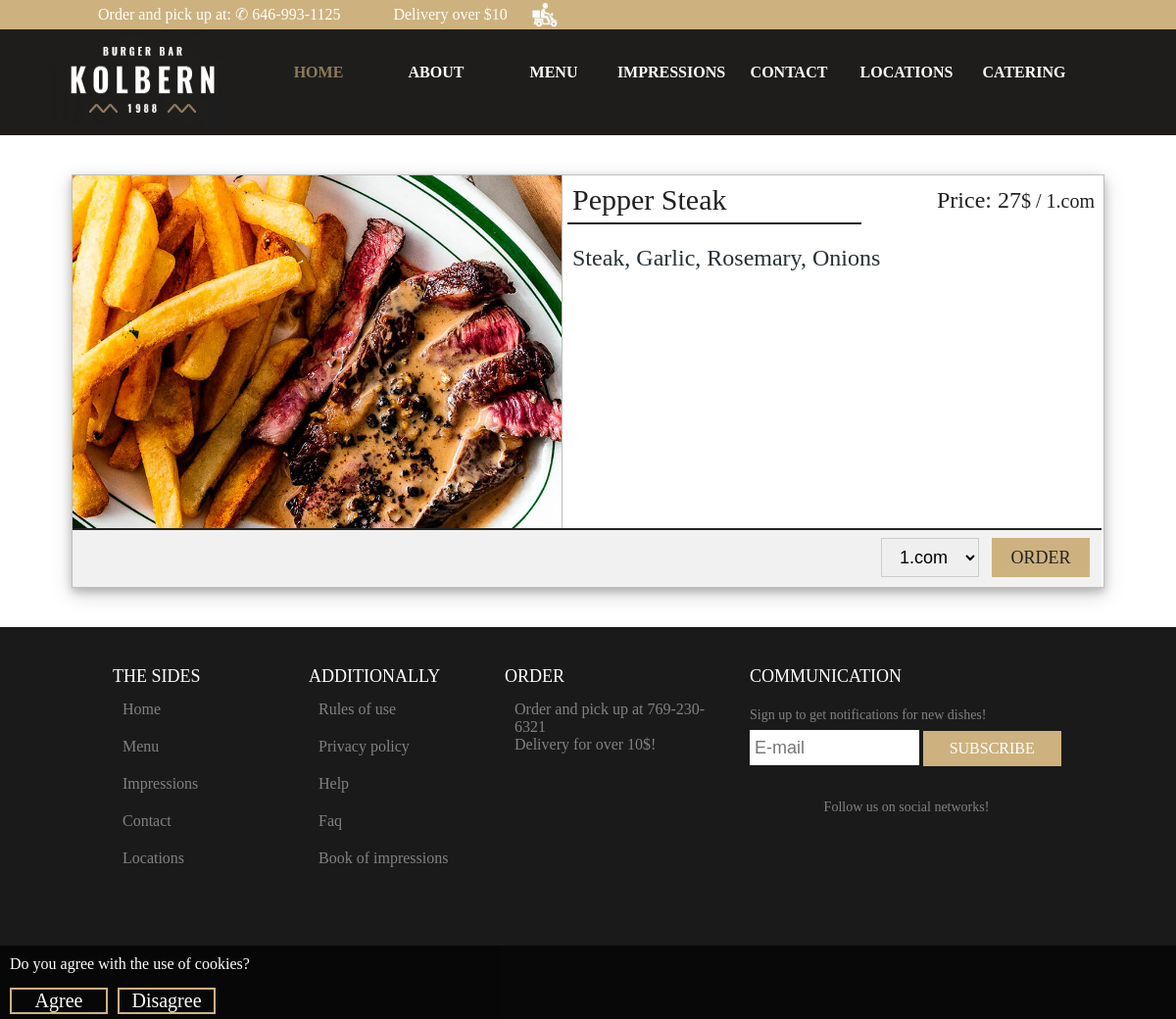
Page /prikaz.php?id=49 on the committed database.
### tables this page shows
CREATE TABLE `jela` (
  `id` int(7) NOT NULL,
  `jelo` text NOT NULL,
  `tip` text NOT NULL,
  `opis` text NOT NULL,
  `slika` varchar(100) NOT NULL,
  `cena` int(7) NOT NULL,
  `datum` timestamp NOT NULL DEFAULT CURRENT_TIMESTAMP
);

### prikaz.php (the view, shortened to what this page needs)
<?php include("head.php"); ?>
<?php
$id=$_GET["id"];
$sql="SELECT * FROM jela WHERE id=$id";
$upit=mysqli_query($conn,$sql);
$red=mysqli_fetch_assoc($upit);
?>
<div class="prikaz">
<img src="<?=$red["slika"]?>">
<nav>
<header><?=$red["jelo"]?></header>
<footer style="font-family:geomanist;">Price: <?=$red["cena"]?><small>$ / 1.com</small></footer>
</nav>
<main <?=$pad?>><?=$red["opis"]?></main>
<div class="nosiformu">
<form action="korpa.php" method="post">
<select name="kolicina">
<option value="1"><?php if($red["tip"]=="pice"){echo "1.com";} else{echo "1.com";} ?></option>
</select>
<input type="submit" value="ORDER">
</form>
</div>
</div>
<?php include("futer.php"); ?>

### style.css (style rules this page uses)
html { font-size:100%; }
html { scroll-behavior:smooth; }
body { margin:0; padding:0; font-size:16px; background:#f0f0fa; font-family:geomanist; }
* { box-sizing:border-box; -webkit-box-sizing:border-box; -moz-box-sizing:border-box; -o-box-sizing:border-box; }
footer { background:#1a1a1a; }

### prikaz.php (style rules this page uses)
body { background:#fff; }
.prikaz { width:1054px; min-height:300px; margin:40px auto; border:solid 1px #bebebb; overflow:hidden; box-shadow: 0 4px 8px 0 rgba(0, 0, 0, 0.2), 0 6px 20px 0 rgba(0, 0, 0, 0.19); }
.prikaz::after { clear:both; display:table; content:""; }
.prikaz img { display:block; width:500px; height:360px; object-fit:cover; float:left; background:#fff; border-right:solid 1px #bebebb; background:#f1f1f1; }
.prikaz nav { width:548px; float:left; margin:0; }
.prikaz nav::after { clear:both; display:table; content:""; }
.prikaz header { width:300px; min-height:50px; line-height:30px; font-size:30px; padding-left:5px; padding-top:10px; color:#222; float:left; border-bottom:solid 2px #222; font-family:geomanist; margin-left:5px; }
.prikaz footer { width:243px; min-height:50px; line-height:50px; text-align:right; padding-right:5px; color:#222; background:#fff; font-size:24px; float:left; }
.prikaz main { width:548px; height:300px; color:#263036; white-space:pre-wrap; padding:20px 20px 20px 10px; float:left; font-family:geomanist; font-size:24px; }
.prikaz form { width:300px; padding:2px 0; text-align:center; position:absolute; right:0; }
.prikaz select { width:100px; height:40px; font-size:18px; margin:6px 50px 0 0; padding-left:14px; outline:none; border:solid 1px #ccc; }
.prikaz input[type="submit"] { width:100px; height:40px; font-size:18px; background:#cdb27f; color:#222; border:none; position:absolute; right:12px; top:8px; transition:ease 0.5s; font-family:geomanist; outline:none; }
.nosiformu { width:1050px; height:60px; position:relative; background:#f1f1f1; border-top:solid 2px #222; }

### rows in the picture
jela: slika (picture), jelo "Pepper Steak", cena "27", opis "Steak, Garlic, Rosemary, Onions", kolicina "1.com"
